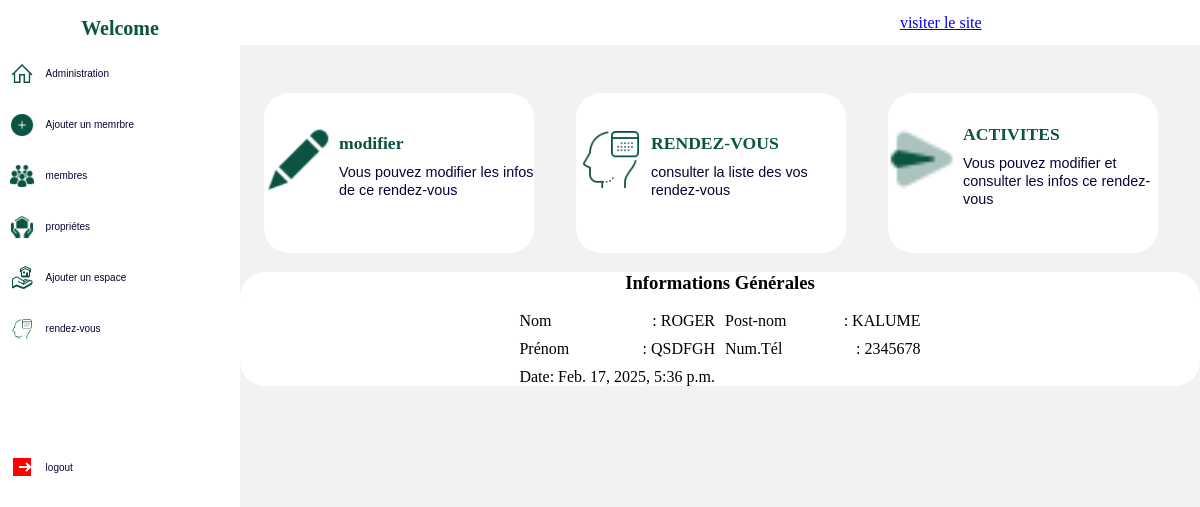
Screenshot of /appoint_detail/8/ with the database file from the repository.
### app/models.py (models this page shows, shortened)
class Appointment(models.Model):
    name = models.CharField(max_length=150)
    last_name = models.CharField(max_length=150)
    given_name = models.CharField(max_length=150)
    number = models.PositiveBigIntegerField()
    date = models.DateTimeField()
    created_at  =models.DateTimeField(auto_now_add=True)

### app/views.py (the view)
# urls.py: path('appoint_detail/<int:appoint_id>/', views.appoint_detail, name='appoint_detail'),
def appoint_detail(request, appoint_id):
    appoint = get_object_or_404(Appointment, id=appoint_id)
    return render (request, 'appoint_detail.html', {'appoint':appoint})

### app/templates/appoint_detail.html (shortened to what this page needs)
<!DOCTYPE html>{% load static %}
<html lang="en">
<head>
    <link rel="stylesheet" type="text/css" href="{% static 'css/profiles.css' %}">
    <link rel="stylesheet" href="{% static 'css/member.css' %}">
</head>
<body>
  <div class="body">
    <nav class="nav-menu">
        <h1> Welcome {{user.username}}  </h1>
        <ul>
            <li><a href="{% url 'profile'  %}"><img src="{% static 'img/icons8-home-32.png' %}" alt=""> <span>Administration</span></a></li>
            <li><a href="{% url 'add_member'  %}"><img src="{% static 'img/icons8-add-50.png' %}" alt=""> <span>Ajouter un memrbre</span> </a></li>
            <li><a href="{% url 'member'  %}"><img src="{% static 'img/icons8-user-groups-50.png' %}" alt=""> <span>membres</span> </a></li>
            <li><a href="{% url 'property'  %}"><img src="{% static 'img/icons8-property-50.png' %}" alt=""><span>propriétes</span></a></li>
            <li><a href="{% url 'space_form'  %}"><img src="{% static 'img/icons8-property-48.png' %}" alt=""><span>Ajouter un espace</span></a></li>
            <li><a href="{% url 'appoint'  %}"><img src="{% static 'img/icons8-appointment-80.png' %}" alt=""><span>rendez-vous</span></a></li>
            <li class="logout"><a href="{% url 'login' %}"><img src="{% static 'img/icons8-logout-24.png' %}" alt=""> <span>logout</span> </a></li>
        </ul>
       </nav>
      <nav class="nav-body">
        <nav class="nav-bar">
            <a href="{% url 'home' %}">visiter le site</a>
           </nav>
           <nav class="nav-content">
            <aside>
                <a href="{% url 'appoint_edit' appoint.id %}">
                    <p><img src="{% static 'img/icons8-edit-48.png' %}" alt=""><div class="infos">
                        <h2>modifier </h2>
                        <span>Vous pouvez modifier les infos de ce rendez-vous</span>
                    </div></p>
                </a>
            </aside>
            <aside>
                <a href="{% url 'appoint' %}">
                    <p><img src="{% static 'img/icons8-appointment-80.png' %}" alt=""><div class="infos">
                        <h2>RENDEZ-VOUS</h2>
                        <span>consulter la liste des vos rendez-vous </span>
                    </div></p>
                </a>
            </aside>
            <aside>
                <a >
                    <p><img src="{% static 'img/icons8-send-24.png' %}" alt=""><div class="infos">
                        <h2>ACTIVITES</h2>
                        <span>Vous pouvez modifier et consulter les infos  ce rendez-vous  </span>
                    </div></p>
                </a>
            </aside>
           </nav>
           <div class="form-member" style="background-color: white;border-radius: 25px;width: auto;">
            <nav>
                <h3>Informations Générales</h3>
                <form  method="post">
                <nav >
                    <div><label for="">Nom</label> : {{appoint.name}}
                   </div>
                    <div><label for="">Post-nom</label> : {{appoint.last_name}}
                   </div>
                    <div><label for="">Prénom</label> :  {{appoint.given_name}}</div>
                    <div><label for="">Num.Tél</label>  : {{appoint.number}}</div>
                    <div><label for="">Date</label>    : {{appoint.date}}</div>
                </nav>
                </form>
            </nav>
          </div>
      </nav>
  </div>
</body>
</html>

### app/static/css/profiles.css (style rules this page uses)
.body { display: flex; background-color: rgba(226, 225, 225, 0.438); left: 0; right: 0; position: fixed; height: 100%; width: 100%; top: 0; }
.nav-menu { width: 300px; height: 100%; position: relative; background-color: white; }
.nav-menu ul { left: 0; margin-left: 4%; padding: 0; }
.nav-menu ul li { list-style-type: none; margin-bottom: 1em; }
.nav-menu ul li a { display: flex; text-decoration: none; align-items: center; align-content: center; }
.logout { margin-top: 45%; }
.nav-menu ul li a span { padding: 12px; font-size: 10px; color: rgb(12, 2, 54); font-family: Arial, Helvetica, sans-serif; }
.nav-menu ul li img { width: 1.5em; height: 1.5em; }
.nav-menu h1 { display: flex; justify-content: center; font-family:'Times New Roman', Times, serif; font-weight: 900; color: rgb(11, 84, 68); font-size: 20px; }
.nav-bar { width: 100%; display: flex; background-color: white; height: 45px; justify-content: space-around; align-items: center; align-content: center; }
.nav-body { width: 100%; }
.nav-content { display: grid; grid-template-columns: repeat(3, 1fr); justify-content: center; margin-top: 5%; margin-left: 1.5em; }
.nav-content aside { width: 270px; height: 160px; background-color: white; border-radius: 25px; border: none; }
.nav-content aside a { display: flex; text-decoration: none; align-content: center; align-items: center; padding-top: 15px; }
.nav-content aside a img { width: 70px; height: 70px; }
.nav-content aside a .infos { margin-left: 5px; }
.nav-content aside a .infos h2 { color: rgb(11, 84, 68); font-family: 'Times New Roman', Times, serif; line-height: 10px; font-size: 1.1em; }
.nav-content aside a .infos span { color: rgb(12, 2, 54); font-family: sans-serif; font-size: 0.9em; }

### app/static/css/member.css (style rules this page uses)
.form-member form nav { display: grid; grid-template-columns: repeat(2,1fr); gap: 10px; }
.form-member form { display: grid; justify-content: center; }
.form-member form div { display: flex; justify-content: space-between; }
.form-member nav h3 { display: flex; justify-content: center; font-family: 'Times New Roman', Times, serif; }

### rows the page displays
Appointment: name "ROGER", last_name "KALUME", given_name "QSDFGH", number "2345678", date "Feb. 17, 2025, 5:36 p.m."
